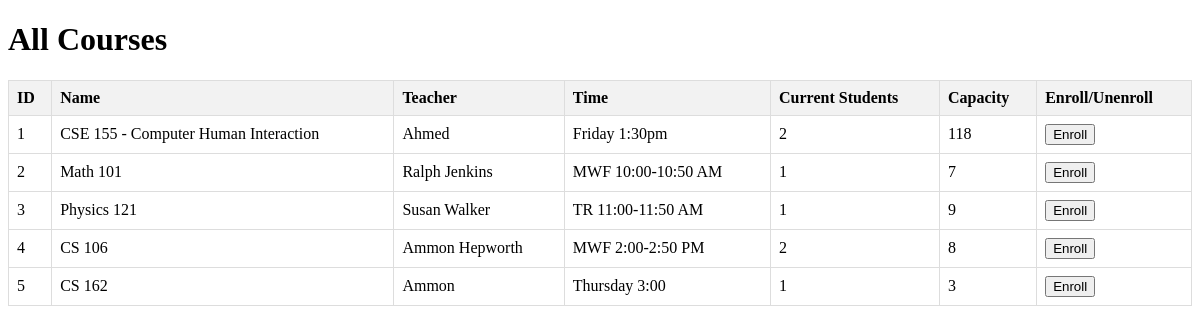
The app's page /all-courses (signed in), older data.
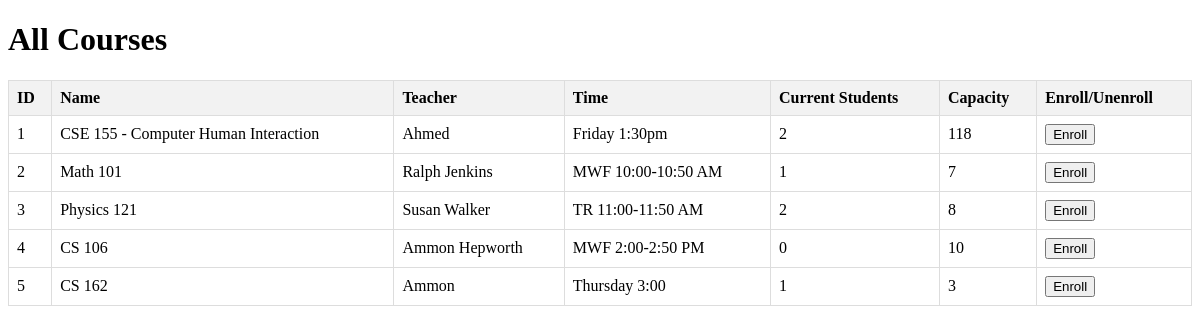
The same page, newer data.
### login_example.py (models this page shows)
class Course(db.Model):
    id = db.Column(db.Integer, primary_key=True)
    name = db.Column(db.String(100), nullable=False)
    teacher = db.Column(db.String(100), nullable=False)
    time = db.Column(db.String(100), nullable=False)
    current_students = db.Column(db.Integer, default=0)
    capacity = db.Column(db.Integer, nullable=False)
    users = db.relationship("User", secondary="user_course" ,backref="Course")

### login_example.py (the view)
@app.route('/all-courses')
@login_required
def all_courses():
    courses = Course.query.all()
    user = User.query.filter_by(username=current_user.username).first()
    enrolled_courses = UserCourse.query.filter_by(user_id=user.id).all()
    user_courseIDs = [enrolled_course.course_id for enrolled_course in enrolled_courses]
    return render_template('all_courses.html', courses=courses, user_courses=user_courseIDs)

### login_example.py (called while the page is built)
@login_manager.user_loader
def load_user(user_id):
    return User.query.get(int(user_id))

### templates/all_courses.html (shortened to what this page needs)
<!DOCTYPE html>
<html lang="en">
<head>
</head>
<body>
    <h1>All Courses</h1>
    <table>
        <thead>
            <tr>
                <th>ID</th>
                <th>Name</th>
                <th>Teacher</th>
                <th>Time</th>
                <th>Current Students</th>
                <th>Capacity</th>
                <th>Enroll/Unenroll</th>
            </tr>
        </thead>
        <tbody>
            {% for course in courses %}
            <tr>
                <td>{{ course.id }}</td>
                <td>{{ course.name }}</td>
                <td>{{ course.teacher }}</td>
                <td>{{ course.time }}</td>
                <td>{{ course.current_students }}</td>
                <td>{{ course.capacity }}</td>
                <td>
                    <form action="/enroll_course" method="POST">
                    {% if user in course.users %}
                        <button type="submit">Unenroll</button>
                    {% else %}
                        <button type="submit">Enroll</button>
                    {% endif %}
                    </form>
                </td>
            </tr>
            {% endfor %}
        </tbody>
    </table>
</body>
</html>

### templates/all_courses.html (style rules this page uses)
table { width: 100%; border-collapse: collapse; }
th, td { border: 1px solid #dddddd; text-align: left; padding: 8px; }
th { background-color: #f2f2f2; }

Row changes from the older to the newer data that the page shows:
changed Course "Physics 121": current_students "1" → "2"; capacity "9" → "8"
changed Course "CS 106": current_students "2" → "0"; capacity "8" → "10"
